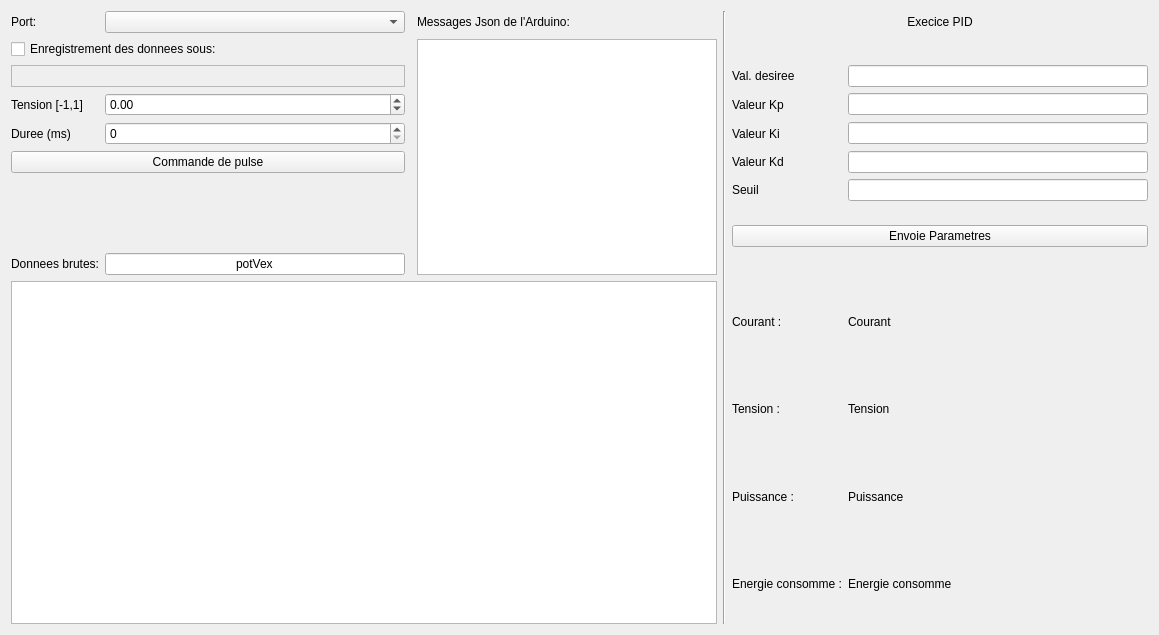
<?xml version="1.0" encoding="UTF-8"?>
<ui version="4.0">
 <class>MainWindow</class>
 <widget class="QMainWindow" name="MainWindow">
  <property name="geometry">
   <rect>
    <x>0</x>
    <y>0</y>
    <width>1159</width>
    <height>635</height>
   </rect>
  </property>
  <property name="acceptDrops">
   <bool>false</bool>
  </property>
  <property name="windowTitle">
   <string>Interface Identification</string>
  </property>
  <widget class="QWidget" name="centralWidget">
   <layout class="QGridLayout" name="gridLayout">
    <item row="4" column="5" colspan="2">
     <widget class="QLabel" name="label_6">
      <property name="text">
       <string>Execice PID</string>
      </property>
      <property name="alignment">
       <set>Qt::AlignCenter</set>
      </property>
     </widget>
    </item>
    <item row="15" column="0">
     <widget class="QLabel" name="label_3">
      <property name="text">
       <string>Donnees brutes:</string>
      </property>
     </widget>
    </item>
    <item row="7" column="1">
     <widget class="QDoubleSpinBox" name="PWMBox">
      <property name="minimum">
       <double>-1.000000000000000</double>
      </property>
      <property name="maximum">
       <double>1.000000000000000</double>
      </property>
      <property name="singleStep">
       <double>0.100000000000000</double>
      </property>
     </widget>
    </item>
    <item row="4" column="0">
     <widget class="QLabel" name="label_5">
      <property name="text">
       <string>Port:</string>
      </property>
     </widget>
    </item>
    <item row="7" column="6">
     <widget class="QLineEdit" name="lineEdit_Kp"/>
    </item>
    <item row="5" column="0" colspan="2">
     <widget class="QCheckBox" name="checkBox">
      <property name="text">
       <string>Enregistrement des donnees sous:</string>
      </property>
     </widget>
    </item>
    <item row="9" column="0" colspan="2">
     <widget class="QPushButton" name="pulseButton">
      <property name="text">
       <string>Commande de pulse</string>
      </property>
     </widget>
    </item>
    <item row="10" column="5">
     <widget class="QLabel" name="label_11">
      <property name="text">
       <string>Seuil</string>
      </property>
     </widget>
    </item>
    <item row="8" column="0">
     <widget class="QLabel" name="label_2">
      <property name="text">
       <string>Duree (ms)</string>
      </property>
     </widget>
    </item>
    <item row="6" column="6">
     <widget class="QLineEdit" name="lineEdit_DesVal"/>
    </item>
    <item row="7" column="5">
     <widget class="QLabel" name="label_8">
      <property name="text">
       <string>Valeur Kp</string>
      </property>
     </widget>
    </item>
    <item row="7" column="0">
     <widget class="QLabel" name="label">
      <property name="text">
       <string>Tension [-1,1]</string>
      </property>
     </widget>
    </item>
    <item row="8" column="1">
     <widget class="QSpinBox" name="DurationBox">
      <property name="keyboardTracking">
       <bool>false</bool>
      </property>
      <property name="minimum">
       <number>0</number>
      </property>
      <property name="maximum">
       <number>5000</number>
      </property>
      <property name="singleStep">
       <number>25</number>
      </property>
     </widget>
    </item>
    <item row="5" column="3" rowspan="11">
     <widget class="QTextBrowser" name="textBrowser">
      <property name="font">
       <font>
        <pointsize>9</pointsize>
       </font>
      </property>
     </widget>
    </item>
    <item row="16" column="0" colspan="4">
     <widget class="QChartView" name="graph"/>
    </item>
    <item row="16" column="5">
     <layout class="QVBoxLayout" name="verticalLayout">
      <item>
       <widget class="QLabel" name="label_13">
        <property name="text">
         <string>Courant :</string>
        </property>
       </widget>
      </item>
      <item>
       <widget class="QLabel" name="label_12">
        <property name="text">
         <string>Tension :</string>
        </property>
       </widget>
      </item>
      <item>
       <widget class="QLabel" name="label_14">
        <property name="text">
         <string>Puissance :</string>
        </property>
       </widget>
      </item>
      <item>
       <widget class="QLabel" name="label_15">
        <property name="text">
         <string>Energie consomme :</string>
        </property>
       </widget>
      </item>
     </layout>
    </item>
    <item row="4" column="3">
     <widget class="QLabel" name="label_4">
      <property name="text">
       <string>Messages Json de l'Arduino:</string>
      </property>
      <property name="alignment">
       <set>Qt::AlignLeading|Qt::AlignLeft|Qt::AlignVCenter</set>
      </property>
     </widget>
    </item>
    <item row="8" column="6">
     <widget class="QLineEdit" name="lineEdit_Ki"/>
    </item>
    <item row="14" column="5" colspan="2">
     <widget class="QPushButton" name="pushButton_Params">
      <property name="text">
       <string>Envoie Parametres</string>
      </property>
     </widget>
    </item>
    <item row="6" column="0" colspan="2">
     <widget class="QLabel" name="label_pathCSV">
      <property name="frameShape">
       <enum>QFrame::StyledPanel</enum>
      </property>
      <property name="text">
       <string/>
      </property>
      <property name="textFormat">
       <enum>Qt::AutoText</enum>
      </property>
     </widget>
    </item>
    <item row="6" column="5">
     <widget class="QLabel" name="label_7">
      <property name="text">
       <string>Val. desiree</string>
      </property>
     </widget>
    </item>
    <item row="4" column="4" rowspan="13">
     <widget class="Line" name="line_3">
      <property name="orientation">
       <enum>Qt::Vertical</enum>
      </property>
     </widget>
    </item>
    <item row="8" column="5">
     <widget class="QLabel" name="label_9">
      <property name="text">
       <string>Valeur Ki</string>
      </property>
     </widget>
    </item>
    <item row="14" column="2">
     <widget class="Line" name="line">
      <property name="orientation">
       <enum>Qt::Horizontal</enum>
      </property>
     </widget>
    </item>
    <item row="10" column="6">
     <widget class="QLineEdit" name="lineEdit_Thresh"/>
    </item>
    <item row="4" column="1">
     <widget class="QComboBox" name="comboBoxPort"/>
    </item>
    <item row="9" column="5">
     <widget class="QLabel" name="label_10">
      <property name="text">
       <string>Valeur Kd</string>
      </property>
     </widget>
    </item>
    <item row="16" column="6">
     <layout class="QVBoxLayout" name="verticalLayout_2">
      <item>
       <widget class="QLabel" name="label_Courant">
        <property name="text">
         <string>Courant</string>
        </property>
       </widget>
      </item>
      <item>
       <widget class="QLabel" name="label_Tension">
        <property name="text">
         <string>Tension</string>
        </property>
       </widget>
      </item>
      <item>
       <widget class="QLabel" name="label_Energie">
        <property name="text">
         <string>Puissance</string>
        </property>
       </widget>
      </item>
      <item>
       <widget class="QLabel" name="label_Puissance">
        <property name="text">
         <string>Energie consomme</string>
        </property>
       </widget>
      </item>
     </layout>
    </item>
    <item row="9" column="6">
     <widget class="QLineEdit" name="lineEdit_Kd"/>
    </item>
    <item row="15" column="1">
     <widget class="QLineEdit" name="JsonKey">
      <property name="text">
       <string>potVex</string>
      </property>
      <property name="alignment">
       <set>Qt::AlignCenter</set>
      </property>
     </widget>
    </item>
   </layout>
  </widget>
 </widget>
 <layoutdefault spacing="6" margin="11"/>
 <customwidgets>
  <customwidget>
   <class>QChartView</class>
   <extends>QGraphicsView</extends>
   <header location="global">QtCharts</header>
  </customwidget>
 </customwidgets>
 <resources/>
 <connections/>
</ui>
